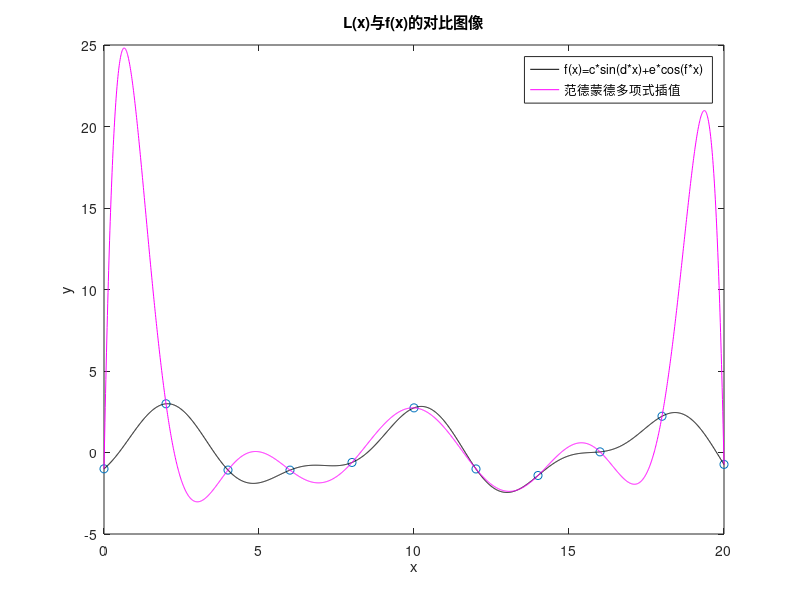

MATLAB code for this plot:
clc
clear
close

%% 初始化参数
a = 0;                      % 左边界
b = 20;                     % 右边界
c = 2;
d = 0.8;
e = -1;
f = 1.5;
n = 10;                     % [a,b]区间内平均划分数量
xi = linspace(a,b,n+1);     % 在[a,b]之间共取n+1个数据点（中间有n-1个）
yi = c*sin(d*xi)+e*cos(f*xi);   % 准确的函数值
len = length(xi);           % 向量xi的长度
plot(xi,yi,'o');            % 绘制散点图
hold on
resX0 = xi(1):0.01:xi(end);
resY0 = c*sin(d*resX0)+e*cos(f*resX0);
h0 = plot(resX0,resY0,'k');
hold on
xlabel('x')
ylabel('y')
title('L(x)与f(x)的对比图像')
hold on

%% 范德蒙德多项式插值
A = vander(xi);             % 利用范德蒙德矩阵生成插值多项式系数矩阵
resY1 = yi';
B = [A,resY1];              % 生成增广矩阵
C = rref(B);                % 化简，解方程组
D = C(:,end);
resX1 = xi(1):0.01:xi(end); % 绘制拟合曲线
resY1 = polyval(D,resX1);   % 写出拟合曲线方程
h1 = plot(resX1,resY1,'m');
hold on
legend([h0,h1],'f(x)=c*sin(d*x)+e*cos(f*x)','范德蒙德多项式插值')

%% 计算平均误差
m = 20;                     % 实验点的个数
testxi = linspace(a,b,m);   % 在[a,b]之间共取m个实验点
testyi = c*sin(d*testxi)+e*cos(f*testxi);
testlen = length(testxi);
testY1 = polyval(D,testxi);
testerror1 = testyi-testY1;
% disp(testerror1);
Aver_error = 0;             % 平均误差
for i=1:testlen
    Aver_error = Aver_error+abs(testerror1(i));
end
Aver_error = Aver_error/testlen;
disp(Aver_error);